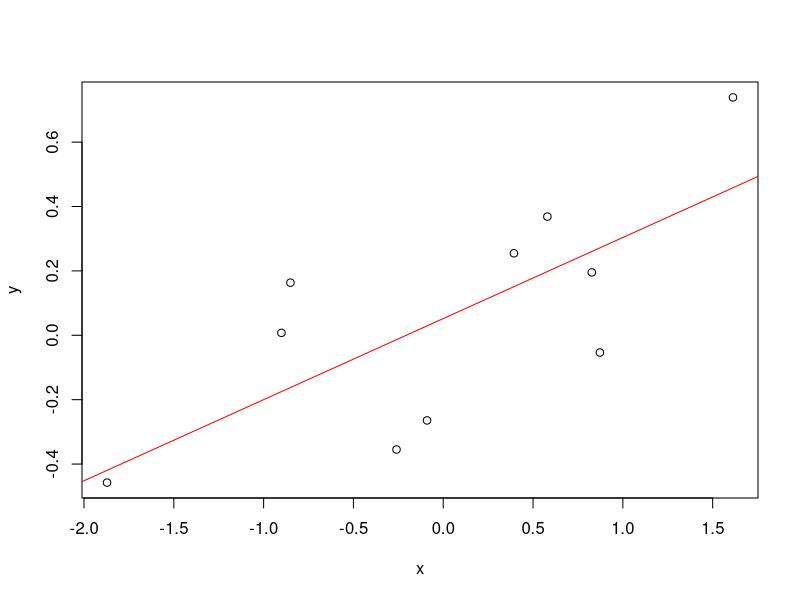
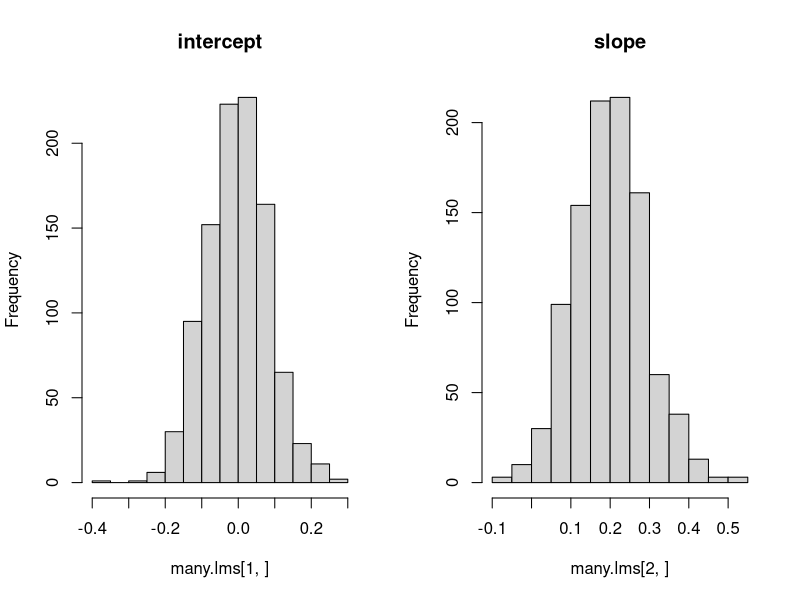
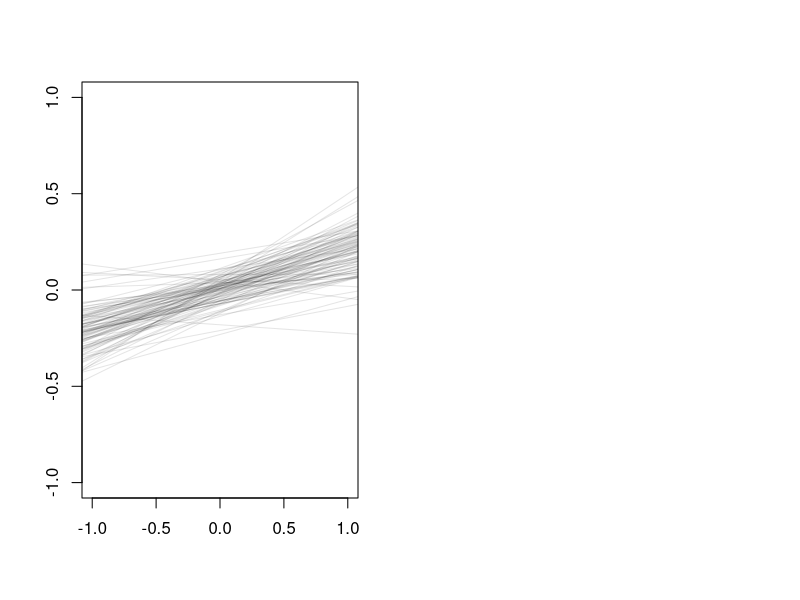
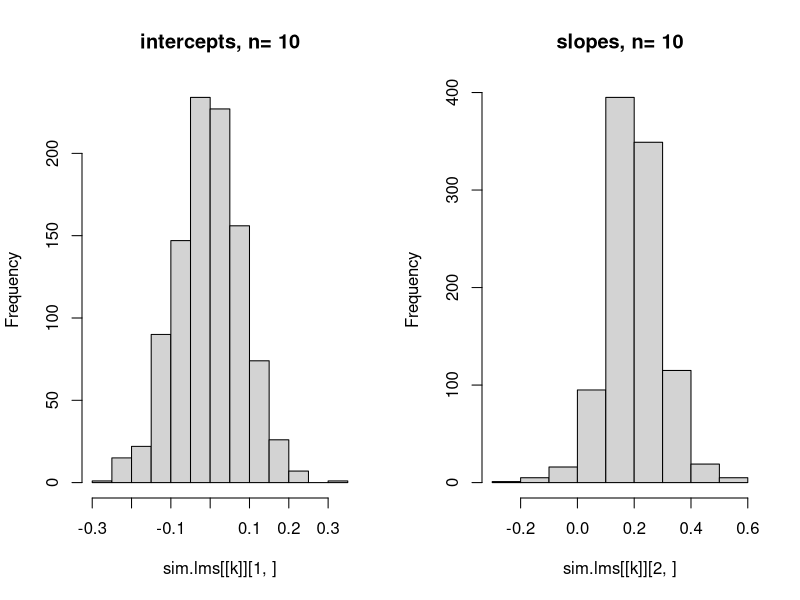
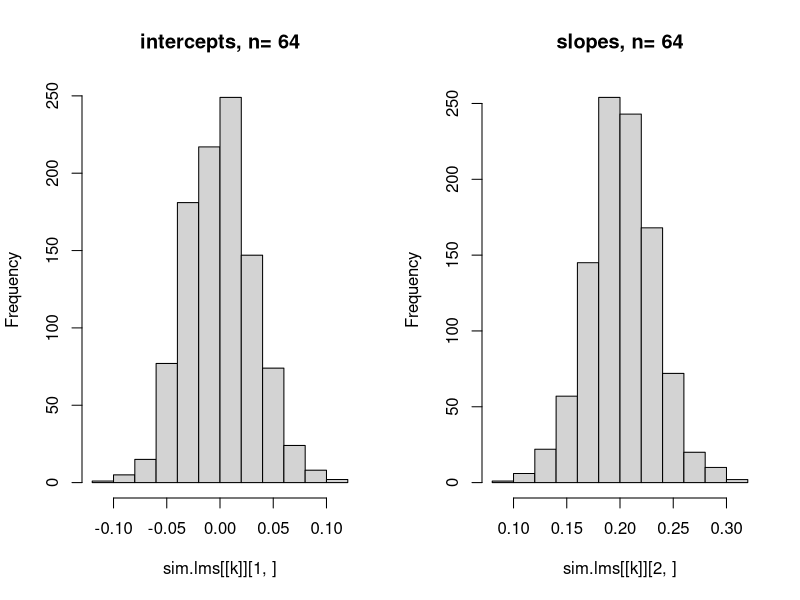
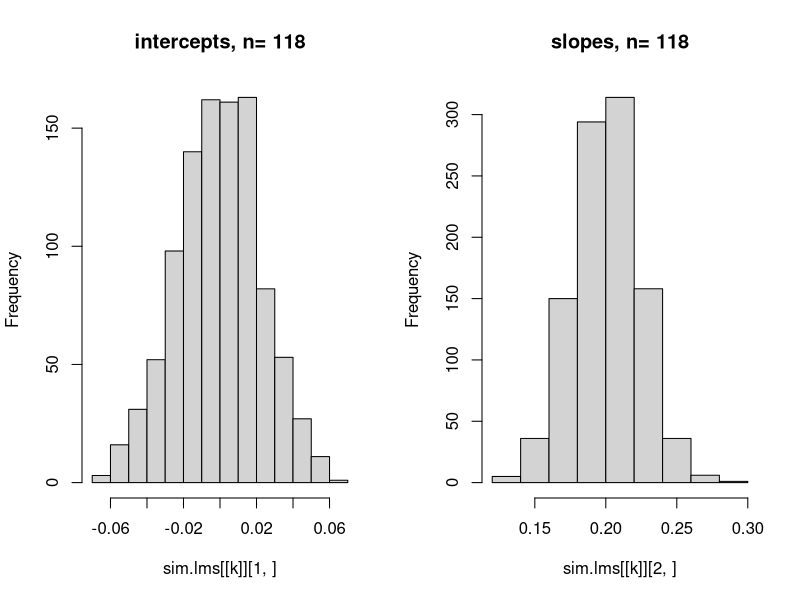
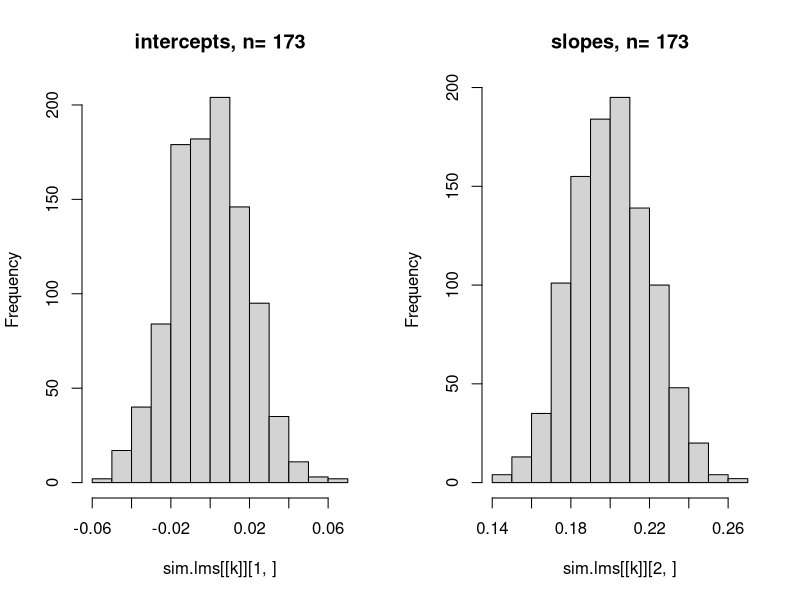
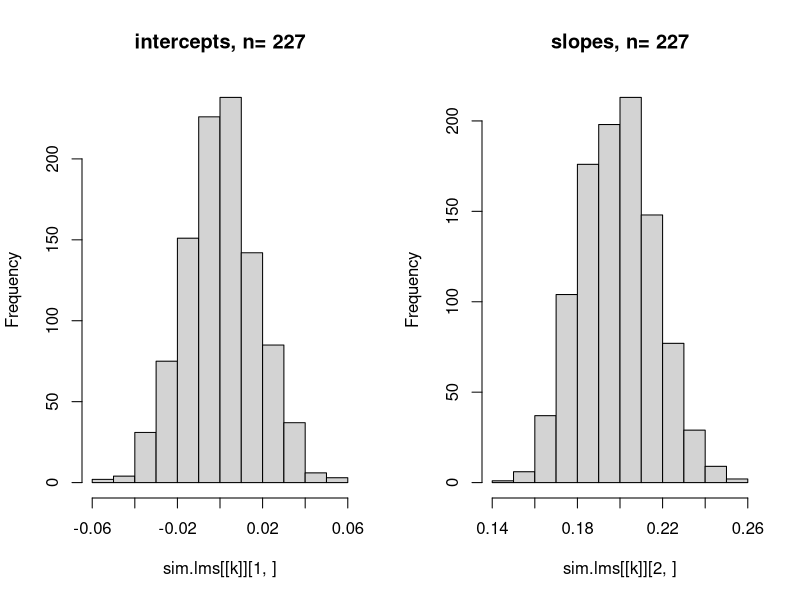

Here is the R script that generated these plots, in order:
## ---- chunk 1
fig.dim <- 5
library(knitr)
library(colorspace) # for adjustcolor
opts_chunk$set(
    fig.height=fig.dim,
    fig.width=fig.dim,
    fig.align='center'
)
## ---- chunk 2
n <- 10
slope <- 0.2
noise.sd <- 0.25
xy <- data.frame( x=rnorm(n))
xy$y <- xy$x * slope + noise.sd*rnorm(n)
summary(xy)
## ---- chunk 3
xy.lm <- lm( y ~ x, data=xy )
summary(xy.lm)
## ---- chunk 4
plot( y ~ x, data=xy )
abline(coef(xy.lm),col='red')
## ---- chunk 5
n <- 10
slope <- 0.2
noise.sd <- 0.25
nreps <- 1000
many.lms <- replicate( nreps, {
        xy <- data.frame( x=rnorm(n))
        xy$y <- xy$x * slope + noise.sd*rnorm(n)
        xy.lm <- lm( y ~ x, data=xy )
        return( coef(xy.lm) )
    } )
# hist the intercept and slope
layout(t(1:2))
hist( many.lms[1,], main="intercept" )
hist( many.lms[2,], main="slope" )
## ---- chunk 6
plot(0,type='n',xlab='',ylab='',xlim=c(-1,1),ylim=c(-1,1))
for (k in 1:100) {
    abline( many.lms[1,k], many.lms[2,k], col=adjustcolor("black",0.1) )
}
## ---- chunk 7
sim.many.lms <- function (n, nreps=1000) {
    many.lms <- replicate( nreps, {
            xy <- data.frame( x=rnorm(n))
            xy$y <- xy$x * slope + noise.sd*rnorm(n)
            xy.lm <- lm( y ~ x, data=xy )
            return( coef(xy.lm) )
        } )
}
## ---- chunk 8
n.vals <- floor(seq(10,500,length.out=10))
sim.lms <- lapply( n.vals, sim.many.lms )
## ---- chunk 9
layout(t(1:2))
for (k in seq_along(n.vals)) {
    hist(sim.lms[[k]][1,], main=paste("intercepts, n=",n.vals[k]))
    hist(sim.lms[[k]][2,], main=paste("slopes, n=",n.vals[k]))
}
## ---- chunk 10
layout(t(1:2))
boxplot( lapply( sim.lms, function (x) x[2,] ), names=n.vals )
plot(n.vals, sapply( sim.lms, function (x) sd(x[2,]) ), ylab="SD of slope" )
